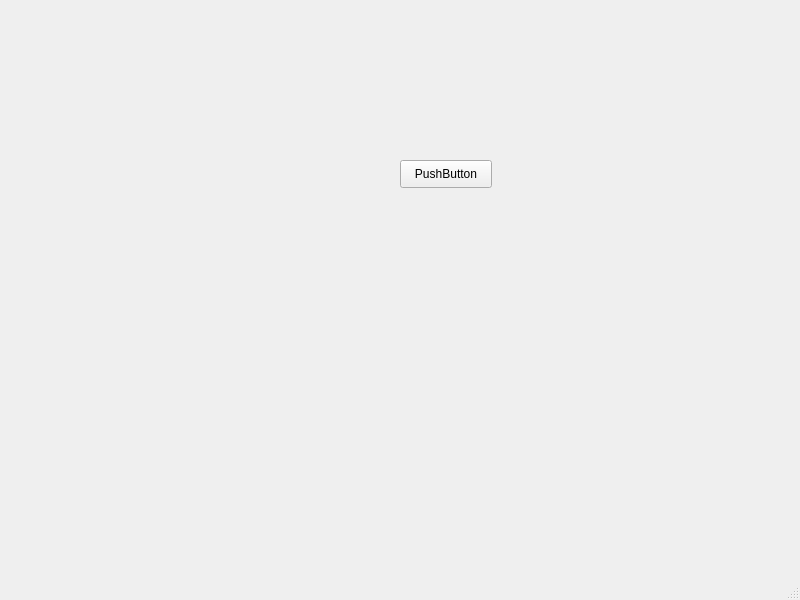
<?xml version="1.0" encoding="UTF-8"?>
<ui version="4.0">
 <class>MainWindow</class>
 <widget class="QMainWindow" name="MainWindow">
  <property name="geometry">
   <rect>
    <x>0</x>
    <y>0</y>
    <width>800</width>
    <height>600</height>
   </rect>
  </property>
  <property name="windowTitle">
   <string>MainWindow</string>
  </property>
  <widget class="QWidget" name="centralwidget">
   <widget class="QPushButton" name="pushButton">
    <property name="geometry">
     <rect>
      <x>400</x>
      <y>160</y>
      <width>92</width>
      <height>28</height>
     </rect>
    </property>
    <property name="text">
     <string>PushButton</string>
    </property>
   </widget>
  </widget>
  <widget class="QMenuBar" name="menubar">
   <property name="geometry">
    <rect>
     <x>0</x>
     <y>0</y>
     <width>800</width>
     <height>26</height>
    </rect>
   </property>
  </widget>
  <widget class="QStatusBar" name="statusbar"/>
 </widget>
 <resources/>
 <connections/>
</ui>
